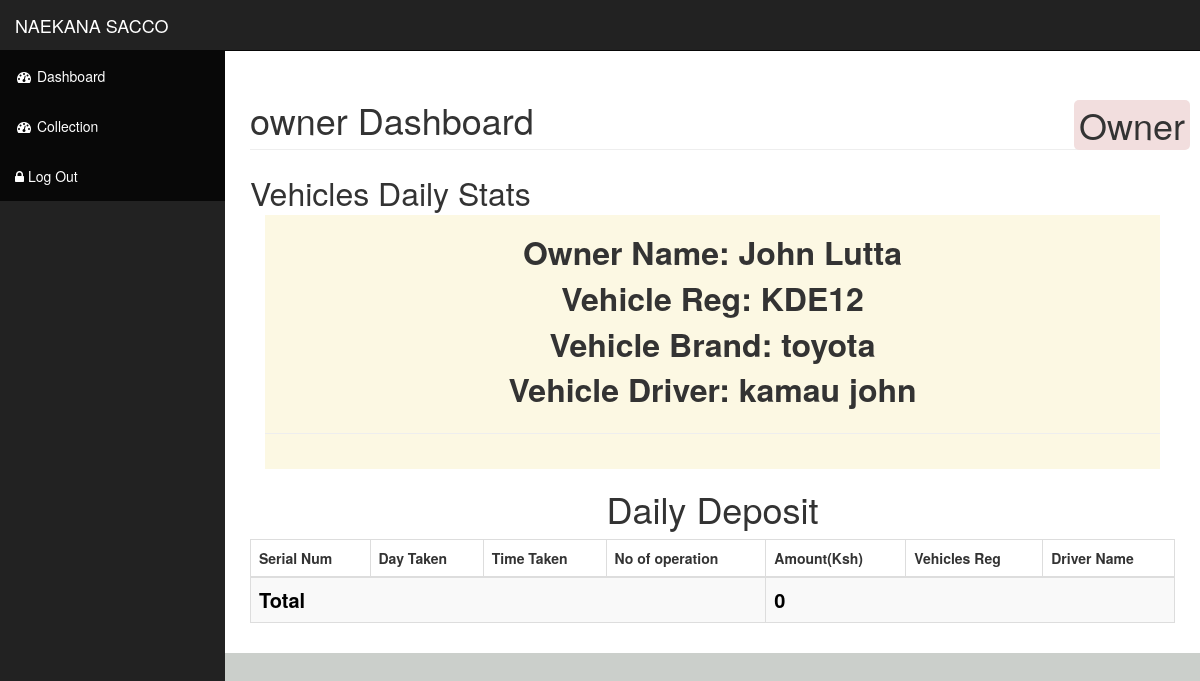
The app's page /index.php (signed in) with its own data.
### tables this page shows
CREATE TABLE `vehicles` (
  `numberplate` varchar(50) NOT NULL,
  `brand` varchar(50) NOT NULL,
  `driver` varchar(100) NOT NULL,
  `owner` varchar(100) NOT NULL
);

### OwnerStats.php (the view, shortened to what this page needs)
<div class="card bg-warning cardstyling text-white mb-3">
    <div class="card-body">
        <div class="d-flex justify-content-between align-items-center">
            <div class="mr-3">
                <div class="text-lg font-styling font-weight-bold">
                    <?php
                        if(isset($_SESSION)){
                            $ownername=$_SESSION['user'];
                             $query = "SELECT * FROM vehicles where owner='$ownername';";
                                $res = mysqli_query($db, $query) or die (mysqli_error($db));
                                if(mysqli_num_rows($res)>0){
                                   while( $result=mysqli_fetch_assoc($res)){
                                       $numberplate=$result['numberplate'];
                                       echo "Owner Name".": ". $result['owner'].BR;
                                       echo "Vehicle Reg".": ". $numberplate.BR;
                                       echo "Vehicle Brand".": ". $result['brand'].BR;
                                       echo "Vehicle Driver".": ". $result['driver'].BR;
                                       echo "<hr>";
                                   }
                                }
                         }
                            ?>
                </div>
            </div>
        </div>
    </div>
</div>
</div>
<h1 class='text-center'>Daily Deposit</h1>
<div class="table-responsive">
    <table class="table table-bordered table-hover table-striped">
        <thead>
            <tr>
                <th>Serial Num</th>
                <th>Day Taken</th>
                <th>Time Taken</th>
                <th>No of operation </th>
                <th>Amount(Ksh)</th>
                <th>Vehicles Reg</th>
                <th>Driver Name</th>
            </tr>
        </thead>
        <tbody>
            <tr>
                <td colspan='4' style='font-size:2rem;color:black;font-weight: bold;'>Total</td>
                <?php
                                $total = 0;
                                    echo "<td colspan='4' style='font-size:2rem;color:black;font-weight: bold;'>". $total."</td>";
                                ?>
            </tr>
        </tbody>
    </table>
</div>

### css/sb-admin.css (style rules this page uses)
body { margin-top: 100px; background-color: #cbcfcb; }
@media (min-width:768px) { body { margin-top: 50px; } }

### css/custon-tyle.css (style rules this page uses)
.font-styling { text-align: center; font-weight: bolder; padding: 15px 0; font-size: xx-large; }

### records on screen
vehicles: owner "John Lutta", numberplate "KDE12", brand "toyota", driver "kamau john"

### other values on screen
$_SESSION['role'] "owner"
$total "0"
